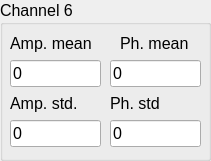
     <widget class="QGroupBox" name="groupBox_10">
      <property name="geometry">
       <rect>
        <x>890</x>
        <y>170</y>
        <width>211</width>
        <height>161</height>
       </rect>
      </property>
      <property name="font">
       <font>
        <pointsize>12</pointsize>
       </font>
      </property>
      <property name="title">
       <string>Channel 6</string>
      </property>
      <widget class="QLabel" name="txt_nbr_bram_52">
       <property name="geometry">
        <rect>
         <x>110</x>
         <y>90</y>
         <width>81</width>
         <height>27</height>
        </rect>
       </property>
       <property name="font">
        <font>
         <pointsize>12</pointsize>
        </font>
       </property>
       <property name="text">
        <string>Ph. std</string>
       </property>
      </widget>
      <widget class="QLabel" name="txt_nbr_bram_53">
       <property name="geometry">
        <rect>
         <x>120</x>
         <y>30</y>
         <width>81</width>
         <height>27</height>
        </rect>
       </property>
       <property name="font">
        <font>
         <pointsize>12</pointsize>
        </font>
       </property>
       <property name="text">
        <string>Ph. mean</string>
       </property>
      </widget>
      <widget class="QLineEdit" name="ui_ch6_phi">
       <property name="geometry">
        <rect>
         <x>110</x>
         <y>60</y>
         <width>91</width>
         <height>27</height>
        </rect>
       </property>
       <property name="font">
        <font>
         <pointsize>12</pointsize>
        </font>
       </property>
       <property name="text">
        <string>0</string>
       </property>
      </widget>
      <widget class="QLineEdit" name="ui_ch6_amp">
       <property name="geometry">
        <rect>
         <x>10</x>
         <y>60</y>
         <width>91</width>
         <height>27</height>
        </rect>
       </property>
       <property name="font">
        <font>
         <pointsize>12</pointsize>
        </font>
       </property>
       <property name="text">
        <string>0</string>
       </property>
      </widget>
      <widget class="QLabel" name="txt_nbr_bram_54">
       <property name="geometry">
        <rect>
         <x>10</x>
         <y>90</y>
         <width>81</width>
         <height>27</height>
        </rect>
       </property>
       <property name="font">
        <font>
         <pointsize>12</pointsize>
        </font>
       </property>
       <property name="text">
        <string>Amp. std.</string>
       </property>
      </widget>
      <widget class="QLabel" name="txt_nbr_bram_55">
       <property name="geometry">
        <rect>
         <x>10</x>
         <y>30</y>
         <width>91</width>
         <height>27</height>
        </rect>
       </property>
       <property name="font">
        <font>
         <pointsize>12</pointsize>
        </font>
       </property>
       <property name="text">
        <string>Amp. mean</string>
       </property>
      </widget>
      <widget class="QLineEdit" name="ui_ch6_amp_std">
       <property name="geometry">
        <rect>
         <x>10</x>
         <y>120</y>
         <width>91</width>
         <height>27</height>
        </rect>
       </property>
       <property name="font">
        <font>
         <pointsize>12</pointsize>
        </font>
       </property>
       <property name="text">
        <string>0</string>
       </property>
      </widget>
      <widget class="QLineEdit" name="ui_ch6_phi_std">
       <property name="geometry">
        <rect>
         <x>110</x>
         <y>120</y>
         <width>91</width>
         <height>27</height>
        </rect>
       </property>
       <property name="font">
        <font>
         <pointsize>12</pointsize>
        </font>
       </property>
       <property name="text">
        <string>0</string>
       </property>
      </widget>
     </widget>
